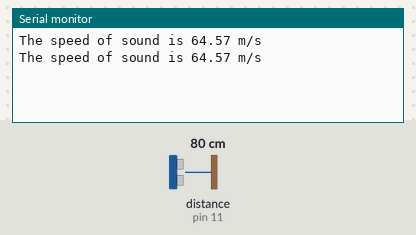
A sketch run on a simulated Arduino Uno, built with avr-gcc and run on an emulated ATmega328P. Shown: the last lines printed to the serial monitor. Wiring (inferred from the names in the program): ultrasonic range finder: trigger pin 13; echo pin 11. Inputs (shaded band) come from the test bench; at power-on: distance to the obstacle (sensor on pin 11) 80 cm. The echo pulse lasts 58.3 µs per cm.

Above: at 3.8 s.
3.9 s: distance to the obstacle (sensor on pin 11) set to 2 cm
At 7.1 s:
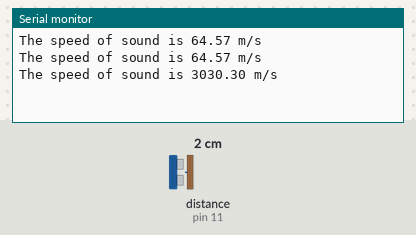
7.8 s: distance to the obstacle (sensor on pin 11) set to 4 cm
At 9.5 s:
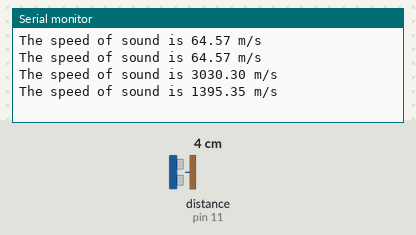
Timing chart, 0 to 11.0 s (numbered marks = the images above; inputs shaded):
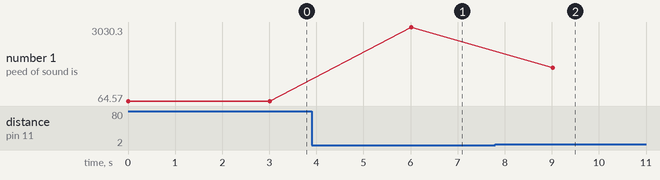

Measured:
- after the input at 3.9 s, the serial monitor: prints a new line after 2.1 s (image 1)
- after the input at 7.8 s, the serial monitor: prints a new line after 1.2 s (image 2)
- plotted number 1: 64.57 → 3030.3 after the input at 3.9 s, 3030.3 → 1395.35 after the input at 7.8 s

The sketch:

SpeedofSound.ino
```cpp
int trigPin = 13 ; //Sensor trig pin is connected to 13
int echoPin = 11 ; // Sensor echoPin is connected to 11
float pingTime ; // Time for pin to hit the target and return
float speedSound ; // To calculate the speed of sound
float targetDistance =  15 ; //Target distance 15 cm

void setup() {
Serial.begin(9600);
pinMode(trigPin,OUTPUT);
pinMode(echoPin,INPUT);

}

void loop() {

digitalWrite(trigPin,LOW);
delayMicroseconds(2000);  //pause to let signal settle
digitalWrite(trigPin,HIGH);
delayMicroseconds(10);    //pause with trigger pin high
digitalWrite(trigPin,LOW); //finish trigger pulse by bringing it low

pingTime = pulseIn(echoPin,HIGH) ; //Mesure pin travel time in microseconds
speedSound = (2 * targetDistance)/pingTime ; //Gives value in cm/microseconds
speedSound = speedSound *10000 ;    //Gives speed of sound in meters per seconds
Serial.print("The speed of sound is ");
Serial.print(speedSound);
Serial.println(" m/s " ) ;
delay(3000);
}
```
